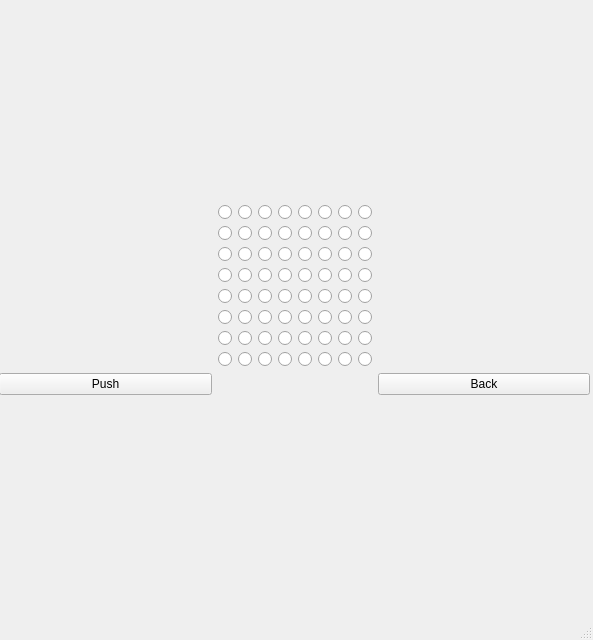
<?xml version="1.0" encoding="UTF-8"?>
<ui version="4.0">
 <class>MainWindow</class>
 <widget class="QMainWindow" name="MainWindow">
  <property name="geometry">
   <rect>
    <x>0</x>
    <y>0</y>
    <width>593</width>
    <height>640</height>
   </rect>
  </property>
  <property name="windowTitle">
   <string>MainWindow</string>
  </property>
  <widget class="QWidget" name="centralwidget">
   <property name="sizePolicy">
    <sizepolicy hsizetype="Fixed" vsizetype="Fixed">
     <horstretch>0</horstretch>
     <verstretch>0</verstretch>
    </sizepolicy>
   </property>
   <widget class="QWidget" name="gridLayoutWidget">
    <property name="geometry">
     <rect>
      <x>-1</x>
      <y>-1</y>
      <width>591</width>
      <height>601</height>
     </rect>
    </property>
    <layout class="QGridLayout" name="gridLayout">
     <item row="1" column="0">
      <spacer name="horizontalSpacer_2">
       <property name="orientation">
        <enum>Qt::Horizontal</enum>
       </property>
       <property name="sizeHint" stdset="0">
        <size>
         <width>40</width>
         <height>20</height>
        </size>
       </property>
      </spacer>
     </item>
     <item row="0" column="0">
      <spacer name="verticalSpacer">
       <property name="orientation">
        <enum>Qt::Vertical</enum>
       </property>
       <property name="sizeHint" stdset="0">
        <size>
         <width>20</width>
         <height>40</height>
        </size>
       </property>
      </spacer>
     </item>
     <item row="1" column="2">
      <spacer name="horizontalSpacer">
       <property name="orientation">
        <enum>Qt::Horizontal</enum>
       </property>
       <property name="sizeHint" stdset="0">
        <size>
         <width>40</width>
         <height>20</height>
        </size>
       </property>
      </spacer>
     </item>
     <item row="3" column="0">
      <spacer name="verticalSpacer_2">
       <property name="orientation">
        <enum>Qt::Vertical</enum>
       </property>
       <property name="sizeHint" stdset="0">
        <size>
         <width>20</width>
         <height>40</height>
        </size>
       </property>
      </spacer>
     </item>
     <item row="1" column="1">
      <layout class="QGridLayout" name="gridLayout_2">
       <item row="6" column="0">
        <widget class="QRadioButton" name="radioButton_6_0">
         <property name="text">
          <string/>
         </property>
         <property name="autoExclusive">
          <bool>false</bool>
         </property>
        </widget>
       </item>
       <item row="3" column="0">
        <widget class="QRadioButton" name="radioButton_3_0">
         <property name="text">
          <string/>
         </property>
         <property name="autoExclusive">
          <bool>false</bool>
         </property>
        </widget>
       </item>
       <item row="7" column="0">
        <widget class="QRadioButton" name="radioButton_7_0">
         <property name="text">
          <string/>
         </property>
         <property name="autoExclusive">
          <bool>false</bool>
         </property>
        </widget>
       </item>
       <item row="0" column="0">
        <widget class="QRadioButton" name="radioButton_0_0">
         <property name="palette">
          <palette>
           <active/>
           <inactive/>
           <disabled/>
          </palette>
         </property>
         <property name="autoFillBackground">
          <bool>true</bool>
         </property>
         <property name="styleSheet">
          <string notr="true">
</string>
         </property>
         <property name="text">
          <string/>
         </property>
         <property name="checkable">
          <bool>true</bool>
         </property>
         <property name="autoExclusive">
          <bool>false</bool>
         </property>
        </widget>
       </item>
       <item row="2" column="0">
        <widget class="QRadioButton" name="radioButton_2_0">
         <property name="text">
          <string/>
         </property>
         <property name="autoExclusive">
          <bool>false</bool>
         </property>
        </widget>
       </item>
       <item row="1" column="0">
        <widget class="QRadioButton" name="radioButton_1_0">
         <property name="text">
          <string/>
         </property>
         <property name="autoExclusive">
          <bool>false</bool>
         </property>
        </widget>
       </item>
       <item row="4" column="0">
        <widget class="QRadioButton" name="radioButton_4_0">
         <property name="text">
          <string/>
         </property>
         <property name="autoExclusive">
          <bool>false</bool>
         </property>
        </widget>
       </item>
       <item row="5" column="0">
        <widget class="QRadioButton" name="radioButton_5_0">
         <property name="text">
          <string/>
         </property>
         <property name="autoExclusive">
          <bool>false</bool>
         </property>
        </widget>
       </item>
       <item row="3" column="1">
        <widget class="QRadioButton" name="radioButton_3_1">
         <property name="text">
          <string/>
         </property>
         <property name="autoExclusive">
          <bool>false</bool>
         </property>
        </widget>
       </item>
       <item row="1" column="6">
        <widget class="QRadioButton" name="radioButton_1_6">
         <property name="text">
          <string/>
         </property>
         <property name="autoExclusive">
          <bool>false</bool>
         </property>
        </widget>
       </item>
       <item row="1" column="2">
        <widget class="QRadioButton" name="radioButton_1_2">
         <property name="text">
          <string/>
         </property>
         <property name="autoExclusive">
          <bool>false</bool>
         </property>
        </widget>
       </item>
       <item row="0" column="2">
        <widget class="QRadioButton" name="radioButton_0_2">
         <property name="text">
          <string/>
         </property>
         <property name="autoExclusive">
          <bool>false</bool>
         </property>
        </widget>
       </item>
       <item row="0" column="4">
        <widget class="QRadioButton" name="radioButton_0_4">
         <property name="text">
          <string/>
         </property>
         <property name="autoExclusive">
          <bool>false</bool>
         </property>
        </widget>
       </item>
       <item row="6" column="3">
        <widget class="QRadioButton" name="radioButton_6_3">
         <property name="text">
          <string/>
         </property>
         <property name="autoExclusive">
          <bool>false</bool>
         </property>
        </widget>
       </item>
       <item row="2" column="5">
        <widget class="QRadioButton" name="radioButton_2_5">
         <property name="text">
          <string/>
         </property>
         <property name="autoExclusive">
          <bool>false</bool>
         </property>
        </widget>
       </item>
       <item row="5" column="4">
        <widget class="QRadioButton" name="radioButton_5_4">
         <property name="text">
          <string/>
         </property>
         <property name="autoExclusive">
          <bool>false</bool>
         </property>
        </widget>
       </item>
       <item row="6" column="6">
        <widget class="QRadioButton" name="radioButton_6_6">
         <property name="text">
          <string/>
         </property>
         <property name="autoExclusive">
          <bool>false</bool>
         </property>
        </widget>
       </item>
       <item row="1" column="5">
        <widget class="QRadioButton" name="radioButton_1_5">
         <property name="text">
          <string/>
         </property>
         <property name="autoExclusive">
          <bool>false</bool>
         </property>
        </widget>
       </item>
       <item row="4" column="1">
        <widget class="QRadioButton" name="radioButton_4_1">
         <property name="text">
          <string/>
         </property>
         <property name="autoExclusive">
          <bool>false</bool>
         </property>
        </widget>
       </item>
       <item row="2" column="1">
        <widget class="QRadioButton" name="radioButton_2_1">
         <property name="text">
          <string/>
         </property>
         <property name="autoExclusive">
          <bool>false</bool>
         </property>
        </widget>
       </item>
       <item row="2" column="7">
        <widget class="QRadioButton" name="radioButton_2_7">
         <property name="text">
          <string/>
         </property>
         <property name="autoExclusive">
          <bool>false</bool>
         </property>
        </widget>
       </item>
       <item row="1" column="3">
        <widget class="QRadioButton" name="radioButton_1_3">
         <property name="text">
          <string/>
         </property>
         <property name="autoExclusive">
          <bool>false</bool>
         </property>
        </widget>
       </item>
       <item row="4" column="2">
        <widget class="QRadioButton" name="radioButton_4_2">
         <property name="text">
          <string/>
         </property>
         <property name="autoExclusive">
          <bool>false</bool>
         </property>
        </widget>
       </item>
       <item row="5" column="7">
        <widget class="QRadioButton" name="radioButton_5_7">
         <property name="text">
          <string/>
         </property>
         <property name="autoExclusive">
          <bool>false</bool>
         </property>
        </widget>
       </item>
       <item row="0" column="5">
        <widget class="QRadioButton" name="radioButton_0_5">
         <property name="text">
          <string/>
         </property>
         <property name="autoExclusive">
          <bool>false</bool>
         </property>
        </widget>
       </item>
       <item row="0" column="7">
        <widget class="QRadioButton" name="radioButton_0_7">
         <property name="text">
          <string/>
         </property>
         <property name="autoExclusive">
          <bool>false</bool>
         </property>
        </widget>
       </item>
       <item row="0" column="6">
        <widget class="QRadioButton" name="radioButton_0_6">
         <property name="text">
          <string/>
         </property>
         <property name="autoExclusive">
          <bool>false</bool>
         </property>
        </widget>
       </item>
       <item row="0" column="3">
        <widget class="QRadioButton" name="radioButton_0_3">
         <property name="text">
          <string/>
         </property>
         <property name="autoExclusive">
          <bool>false</bool>
         </property>
        </widget>
       </item>
       <item row="2" column="6">
        <widget class="QRadioButton" name="radioButton_2_6">
         <property name="text">
          <string/>
         </property>
         <property name="autoExclusive">
          <bool>false</bool>
         </property>
        </widget>
       </item>
       <item row="1" column="7">
        <widget class="QRadioButton" name="radioButton_1_7">
         <property name="text">
          <string/>
         </property>
         <property name="autoExclusive">
          <bool>false</bool>
         </property>
        </widget>
       </item>
       <item row="1" column="1">
        <widget class="QRadioButton" name="radioButton_1_1">
         <property name="text">
          <string/>
         </property>
         <property name="autoExclusive">
          <bool>false</bool>
         </property>
        </widget>
       </item>
       <item row="1" column="4">
        <widget class="QRadioButton" name="radioButton_1_4">
         <property name="text">
          <string/>
         </property>
         <property name="autoExclusive">
          <bool>false</bool>
         </property>
        </widget>
       </item>
       <item row="2" column="3">
        <widget class="QRadioButton" name="radioButton_2_3">
         <property name="text">
          <string/>
         </property>
         <property name="autoExclusive">
          <bool>false</bool>
         </property>
        </widget>
       </item>
       <item row="4" column="5">
        <widget class="QRadioButton" name="radioButton_4_5">
         <property name="text">
          <string/>
         </property>
         <property name="autoExclusive">
          <bool>false</bool>
         </property>
        </widget>
       </item>
       <item row="2" column="4">
        <widget class="QRadioButton" name="radioButton_2_4">
         <property name="text">
          <string/>
         </property>
         <property name="autoExclusive">
          <bool>false</bool>
         </property>
        </widget>
       </item>
       <item row="2" column="2">
        <widget class="QRadioButton" name="radioButton_2_2">
         <property name="text">
          <string/>
         </property>
         <property name="autoExclusive">
          <bool>false</bool>
         </property>
        </widget>
       </item>
       <item row="3" column="2">
        <widget class="QRadioButton" name="radioButton_3_2">
         <property name="text">
          <string/>
         </property>
         <property name="autoExclusive">
          <bool>false</bool>
         </property>
        </widget>
       </item>
       <item row="6" column="5">
        <widget class="QRadioButton" name="radioButton_6_5">
         <property name="text">
          <string/>
         </property>
         <property name="autoExclusive">
          <bool>false</bool>
         </property>
        </widget>
       </item>
       <item row="3" column="3">
        <widget class="QRadioButton" name="radioButton_3_3">
         <property name="text">
          <string/>
         </property>
         <property name="autoExclusive">
          <bool>false</bool>
         </property>
        </widget>
       </item>
       <item row="5" column="6">
        <widget class="QRadioButton" name="radioButton_5_6">
         <property name="text">
          <string/>
         </property>
         <property name="autoExclusive">
          <bool>false</bool>
         </property>
        </widget>
       </item>
       <item row="3" column="4">
        <widget class="QRadioButton" name="radioButton_3_4">
         <property name="text">
          <string/>
         </property>
         <property name="autoExclusive">
          <bool>false</bool>
         </property>
        </widget>
       </item>
       <item row="3" column="5">
        <widget class="QRadioButton" name="radioButton_3_5">
         <property name="text">
          <string/>
         </property>
         <property name="autoExclusive">
          <bool>false</bool>
         </property>
        </widget>
       </item>
       <item row="3" column="6">
        <widget class="QRadioButton" name="radioButton_3_6">
         <property name="text">
          <string/>
         </property>
         <property name="autoExclusive">
          <bool>false</bool>
         </property>
        </widget>
       </item>
       <item row="4" column="3">
        <widget class="QRadioButton" name="radioButton_4_3">
         <property name="text">
          <string/>
         </property>
         <property name="autoExclusive">
          <bool>false</bool>
         </property>
        </widget>
       </item>
       <item row="3" column="7">
        <widget class="QRadioButton" name="radioButton_3_7">
         <property name="text">
          <string/>
         </property>
         <property name="autoExclusive">
          <bool>false</bool>
         </property>
        </widget>
       </item>
       <item row="4" column="4">
        <widget class="QRadioButton" name="radioButton_4_4">
         <property name="text">
          <string/>
         </property>
         <property name="autoExclusive">
          <bool>false</bool>
         </property>
        </widget>
       </item>
       <item row="4" column="6">
        <widget class="QRadioButton" name="radioButton_4_6">
         <property name="text">
          <string/>
         </property>
         <property name="autoExclusive">
          <bool>false</bool>
         </property>
        </widget>
       </item>
       <item row="5" column="1">
        <widget class="QRadioButton" name="radioButton_5_1">
         <property name="text">
          <string/>
         </property>
         <property name="autoExclusive">
          <bool>false</bool>
         </property>
        </widget>
       </item>
       <item row="4" column="7">
        <widget class="QRadioButton" name="radioButton_4_7">
         <property name="text">
          <string/>
         </property>
         <property name="autoExclusive">
          <bool>false</bool>
         </property>
        </widget>
       </item>
       <item row="6" column="2">
        <widget class="QRadioButton" name="radioButton_6_2">
         <property name="text">
          <string/>
         </property>
         <property name="autoExclusive">
          <bool>false</bool>
         </property>
        </widget>
       </item>
       <item row="5" column="2">
        <widget class="QRadioButton" name="radioButton_5_2">
         <property name="text">
          <string/>
         </property>
         <property name="autoExclusive">
          <bool>false</bool>
         </property>
        </widget>
       </item>
       <item row="6" column="7">
        <widget class="QRadioButton" name="radioButton_6_7">
         <property name="text">
          <string/>
         </property>
         <property name="autoExclusive">
          <bool>false</bool>
         </property>
        </widget>
       </item>
       <item row="7" column="7">
        <widget class="QRadioButton" name="radioButton_7_7">
         <property name="text">
          <string/>
         </property>
         <property name="autoExclusive">
          <bool>false</bool>
         </property>
        </widget>
       </item>
       <item row="5" column="5">
        <widget class="QRadioButton" name="radioButton_5_5">
         <property name="text">
          <string/>
         </property>
         <property name="autoExclusive">
          <bool>false</bool>
         </property>
        </widget>
       </item>
       <item row="6" column="4">
        <widget class="QRadioButton" name="radioButton_6_4">
         <property name="text">
          <string/>
         </property>
         <property name="autoExclusive">
          <bool>false</bool>
         </property>
        </widget>
       </item>
       <item row="5" column="3">
        <widget class="QRadioButton" name="radioButton_5_3">
         <property name="text">
          <string/>
         </property>
         <property name="autoExclusive">
          <bool>false</bool>
         </property>
        </widget>
       </item>
       <item row="6" column="1">
        <widget class="QRadioButton" name="radioButton_6_1">
         <property name="text">
          <string/>
         </property>
         <property name="autoExclusive">
          <bool>false</bool>
         </property>
        </widget>
       </item>
       <item row="7" column="3">
        <widget class="QRadioButton" name="radioButton_7_3">
         <property name="text">
          <string/>
         </property>
         <property name="autoExclusive">
          <bool>false</bool>
         </property>
        </widget>
       </item>
       <item row="7" column="1">
        <widget class="QRadioButton" name="radioButton_7_1">
         <property name="text">
          <string/>
         </property>
         <property name="autoExclusive">
          <bool>false</bool>
         </property>
        </widget>
       </item>
       <item row="7" column="2">
        <widget class="QRadioButton" name="radioButton_7_2">
         <property name="text">
          <string/>
         </property>
         <property name="autoExclusive">
          <bool>false</bool>
         </property>
        </widget>
       </item>
       <item row="7" column="4">
        <widget class="QRadioButton" name="radioButton_7_4">
         <property name="text">
          <string/>
         </property>
         <property name="autoExclusive">
          <bool>false</bool>
         </property>
        </widget>
       </item>
       <item row="7" column="6">
        <widget class="QRadioButton" name="radioButton_7_6">
         <property name="text">
          <string/>
         </property>
         <property name="autoExclusive">
          <bool>false</bool>
         </property>
        </widget>
       </item>
       <item row="7" column="5">
        <widget class="QRadioButton" name="radioButton_7_5">
         <property name="text">
          <string/>
         </property>
         <property name="autoExclusive">
          <bool>false</bool>
         </property>
        </widget>
       </item>
       <item row="0" column="1">
        <widget class="QRadioButton" name="radioButton_0_1">
         <property name="autoFillBackground">
          <bool>true</bool>
         </property>
         <property name="styleSheet">
          <string notr="true">gridline-color: rgb(255, 0, 0);</string>
         </property>
         <property name="text">
          <string/>
         </property>
         <property name="autoExclusive">
          <bool>false</bool>
         </property>
        </widget>
       </item>
      </layout>
     </item>
     <item row="2" column="0">
      <widget class="QPushButton" name="pushButton">
       <property name="text">
        <string>Push</string>
       </property>
      </widget>
     </item>
     <item row="2" column="2">
      <widget class="QPushButton" name="pushButton_2">
       <property name="text">
        <string>Back</string>
       </property>
      </widget>
     </item>
    </layout>
   </widget>
  </widget>
  <widget class="QMenuBar" name="menubar">
   <property name="geometry">
    <rect>
     <x>0</x>
     <y>0</y>
     <width>593</width>
     <height>21</height>
    </rect>
   </property>
  </widget>
  <widget class="QStatusBar" name="statusbar"/>
 </widget>
 <resources/>
 <connections>
  <connection>
   <sender>radioButton_0_0</sender>
   <signal>clicked(bool)</signal>
   <receiver>radioButton_0_0</receiver>
   <slot>setDisabled(bool)</slot>
   <hints>
    <hint type="sourcelabel">
     <x>228</x>
     <y>239</y>
    </hint>
    <hint type="destinationlabel">
     <x>228</x>
     <y>239</y>
    </hint>
   </hints>
  </connection>
 </connections>
</ui>
